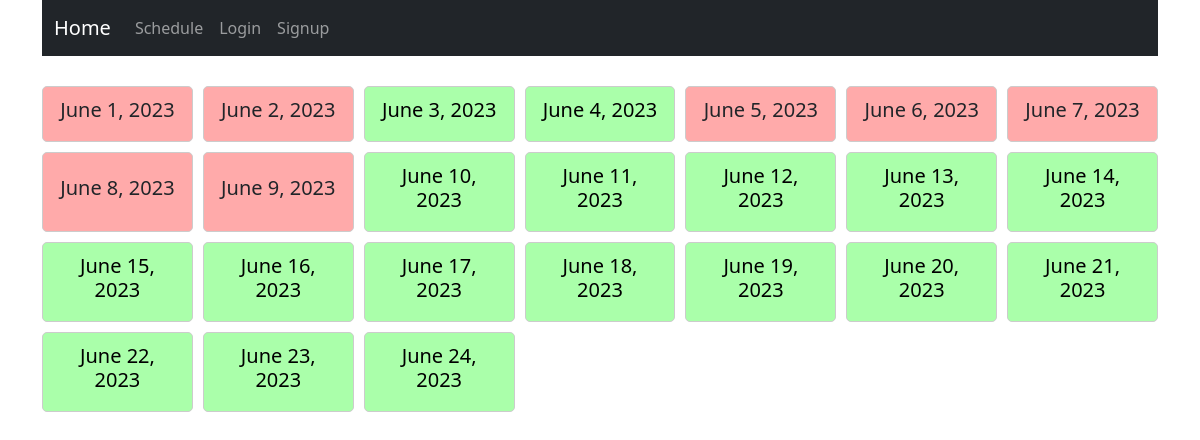
The app's page /user/schedule with its own data.
### app/models.py (models this page shows, shortened)
class Dates(models.Model):
    date = models.DateField(unique=True)
    available = models.BooleanField(default=True)

### app/views.py (the view)
# urls.py: path('user/schedule',ScheduleView.as_view(),name='schedule'),
class ScheduleView(ListView):
    model = Dates
    template_name = 'user/schedule.html'
    context_object_name = 'dates'

### app/templates/user/schedule.html (shortened to what this page needs)
{% extends 'blocks/main.html' %}
{% load static %}
{% block content %}
{% include 'blocks/navbar.html' %}
<div class="wrapper">
    <div class="grid">
        {% for date in dates %}
        {% if date.available == True %}
        {% if user.is_superuser %}
        <form class="date available" method="GET" action="{% url 'superbooking' %}">
            <button type="submit" name="date_id" value="{{ date.id }}">
                <h2 class='button'>{{date.date}}</h2>
            </button>
        </form>
        {% else %}
        <form class="date available" method="GET" action="{% url 'booking' %}">
            <button type="submit" name="date_id" value="{{ date.id }}">
                <h2 class='button'>{{date.date}}</h2>
            </button>
        </form>
        {% endif %}
        {% else %}
        {% for booking in date.bookings.all %}
        <div class="date {% if user ==  booking.user%}booked{% else %}noavailable {% endif %}">
            <h2>{{date.date}}</h2>
        </div>
        {% endfor %}
        {% endif %}
        {% endfor %}
    </div>
</div>
{% endblock %}

### app/templates/blocks/main.html (shortened to what this page needs)
<!DOCTYPE html>
<html lang="en">
<head>
    {% load static %}
    <link rel="stylesheet" href="{% static 'css/style.css' %}">
    <link href="https://cdn.jsdelivr.net/npm/bootstrap@5.3.0/dist/css/bootstrap.min.css" rel="stylesheet"
>
</head>
<body>
    <div class="container">
        {% block content %}
        {% endblock %}
    </div>
</body>
</html>

### app/templates/blocks/navbar.html (shortened to what this page needs)
<nav class="navbar navbar-expand-lg navbar-dark bg-dark">
    <div class="container">
        <a class="navbar-brand" href="{% url 'homepage' %}">Home</a>
        <div class="collapse navbar-collapse" id="navbarNav">
            <ul class="navbar-nav ml-auto">
                <li class="nav-item">
                    <a class="nav-link" href="{% url 'schedule' %}">Schedule</a>
                </li>
                {% if user.is_authenticated %}
                {% if user.is_superuser %}
                <li class="nav-item">
                    <a class="nav-link" href="{% url 'logout' %}">Logout</a>
                </li>
                <li class="nav-item">
                    <a class="nav-link" href="{% url 'super-schedule' %}">All Notes</a>
                </li>
                <li class="nav-item">
                    <a class="nav-link" href="{% url 'answer' %}">Answer</a>
                </li>
                {% else %}
                <li class="nav-item">
                    <a class="nav-link" href="{% url 'logout' %}">Logout</a>
                </li>
                <li class="nav-item">
                    <a class="nav-link" href="{% url 'booking' %}">Book</a>
                </li>
                <li class="nav-item">
                    <a class="nav-link" href="{% url 'question' %}">Question</a>
                </li>
                <li class="nav-item">
                    <a class="nav-link" href="{% url 'review' %}">Review</a>
                </li>
                <li class="nav-item">
                    <a class="nav-link" href="{% url 'myanswers' %}">My Answers</a>
                </li>
                {% endif %}
                {% else %}
                <li class="nav-item">
                    <a class="nav-link" href="{% url 'login' %}">Login</a>
                </li>
                <li class="nav-item">
                    <a class="nav-link" href="{% url 'signup' %}">Signup</a>
                </li>
                {% endif %}
            </ul>
        </div>
    </div>
</nav>

### static/css/style.css (style rules this page uses)
.wrapper { min-height: 100%; width: 100%; display: flex; flex-direction: column; align-items: center; }
.grid { margin-top: 30px; display: grid; grid-template-columns: repeat(7, 1fr); grid-gap: 10px; }
.date { border-radius: 5px; border: 2px solid black; display: flex; justify-content: center; align-items: center; background-color: #f2f2f2; border: 1px solid #ccc; padding: 10px; height: 100%; }
.date { text-align: center; }
.date.available { background-color: #aaffaa; transition: 0.3s; }
button { background-color: transparent; border: 0; }
button h2 { font-size: 20px; }
.date.noavailable { background-color: #ffaaaa; }
.noavailable h2 { font-size: 20px; }

### records on screen
Dates: date "June 1, 2023"
Dates: date "June 2, 2023"
Dates: {{ date.id }} 3 (drawn), date "June 3, 2023"
Dates: {{ date.id }} 4 (drawn), date "June 4, 2023"
Dates: date "June 5, 2023"
Dates: date "June 6, 2023"
Dates: date "June 7, 2023"
Dates: date "June 8, 2023"
Dates: date "June 9, 2023"
Dates: {{ date.id }} 10 (drawn), date "June 10, 2023"
Dates: {{ date.id }} 11 (drawn), date "June 11, 2023"
Dates: {{ date.id }} 12 (drawn), date "June 12, 2023"
Dates: {{ date.id }} 13 (drawn), date "June 13, 2023"
Dates: {{ date.id }} 14 (drawn), date "June 14, 2023"
Dates: {{ date.id }} 15 (drawn), date "June 15, 2023"
Dates: {{ date.id }} 16 (drawn), date "June 16, 2023"
Dates: {{ date.id }} 17 (drawn), date "June 17, 2023"
Dates: {{ date.id }} 18 (drawn), date "June 18, 2023"
Dates: {{ date.id }} 19 (drawn), date "June 19, 2023"
Dates: {{ date.id }} 20 (drawn), date "June 20, 2023"
Dates: {{ date.id }} 21 (drawn), date "June 21, 2023"
Dates: {{ date.id }} 22 (drawn), date "June 22, 2023"
Dates: {{ date.id }} 23 (drawn), date "June 23, 2023"
Dates: {{ date.id }} 24 (drawn), date "June 24, 2023"
